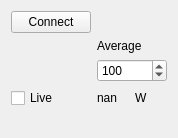
           <widget class="QWidget" name="page_2">
            <property name="geometry">
             <rect>
              <x>0</x>
              <y>0</y>
              <width>178</width>
              <height>138</height>
             </rect>
            </property>
            <attribute name="label">
             <string>Thorlabs PM100</string>
            </attribute>
            <layout class="QFormLayout" name="formLayout_2">
             <item row="0" column="0">
              <widget class="QPushButton" name="pm100Connect">
               <property name="text">
                <string>Connect</string>
               </property>
               <property name="checkable">
                <bool>true</bool>
               </property>
              </widget>
             </item>
             <item row="1" column="1">
              <layout class="QVBoxLayout" name="verticalLayout_11">
               <item>
                <widget class="QLabel" name="label_21">
                 <property name="text">
                  <string>Average</string>
                 </property>
                </widget>
               </item>
               <item>
                <widget class="QSpinBox" name="pm100Average">
                 <property name="minimum">
                  <number>1</number>
                 </property>
                 <property name="maximum">
                  <number>10000</number>
                 </property>
                 <property name="value">
                  <number>100</number>
                 </property>
                </widget>
               </item>
              </layout>
             </item>
             <item row="2" column="0">
              <widget class="QCheckBox" name="pm100Live">
               <property name="text">
                <string>Live</string>
               </property>
              </widget>
             </item>
             <item row="2" column="1">
              <layout class="QHBoxLayout" name="horizontalLayout_13">
               <item>
                <widget class="QLabel" name="pm100Power">
                 <property name="text">
                  <string>nan</string>
                 </property>
                </widget>
               </item>
               <item>
                <widget class="QLabel" name="label_22">
                 <property name="text">
                  <string>W</string>
                 </property>
                </widget>
               </item>
              </layout>
             </item>
            </layout>
           </widget>
